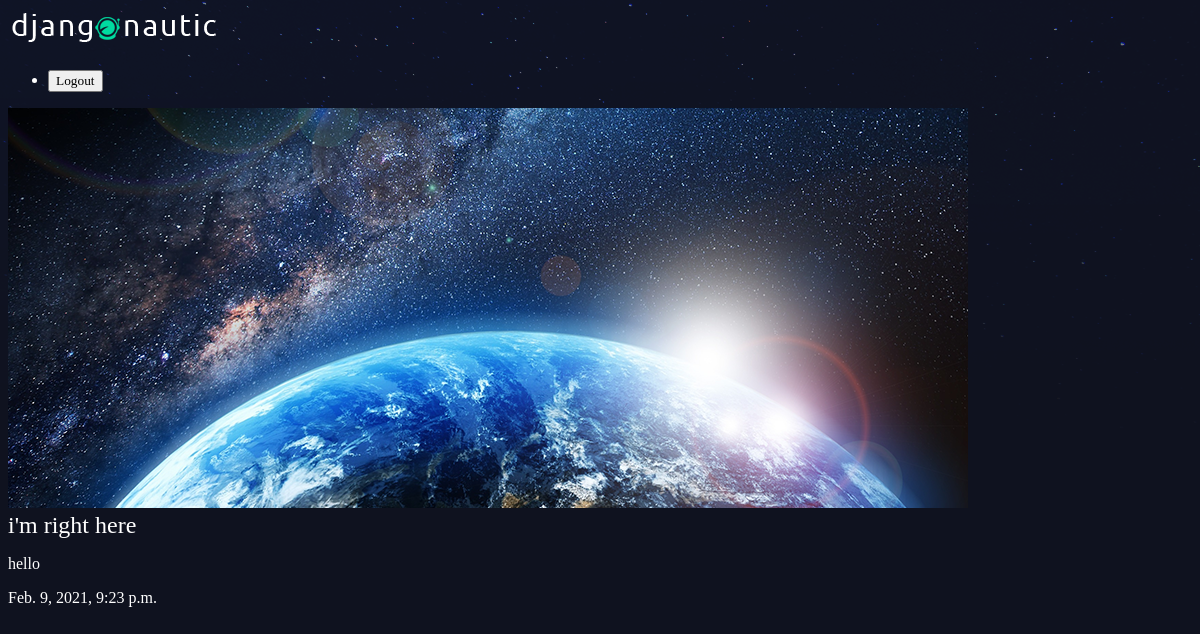
/articles/im-right-here/, run on the app's committed database.
### articles/models.py (models this page shows, shortened)
class Article(models.Model):
    title = models.CharField(max_length=100)
    slug = models.SlugField()
    body = models.TextField()
    date = models.DateTimeField(auto_now_add=True) # automatically populates this field with now time
    thumb = models.ImageField(default='default.png', blank=True)
    author = models.ForeignKey(User, default=None, on_delete=models.DO_NOTHING,)

### articles/views.py (the view)
# urls.py: re_path(r'^(?P<slug>[\w-]+)/$', views.article_detail, name="detail"),
def article_detail(request, slug):
    article = Article.objects.get(slug=slug)
    return render(request, 'articles/article_detail.html', {'article': article})

### articles/templates/articles/article_detail.html
{% extends 'base_layout.html' %}
{% block content %}
<div class="article-detail">
    <div class="article">
        <img src="{{ article.thumb.url }}"/>
        <h2>{{ article.title }}</h2>
        <p>{{ article.body }}</p>
        <p>{{ article.date }}</p>
    </div>
</div>
{% endblock %}

### assets/styles.css (style rules this page uses)
body { background-color: #0f121f; background-image: url(stars.png); background-repeat: no-repeat; color: #fff; }
body * { font-family: Ubuntu; }
h1, h2, h3, h4, h5 { font-weight: normal; margin: 0; }

### data on the page
Article: thumb (picture), title "i'm right here", body "hello", date "Feb. 9, 2021, 9:23 p.m."
